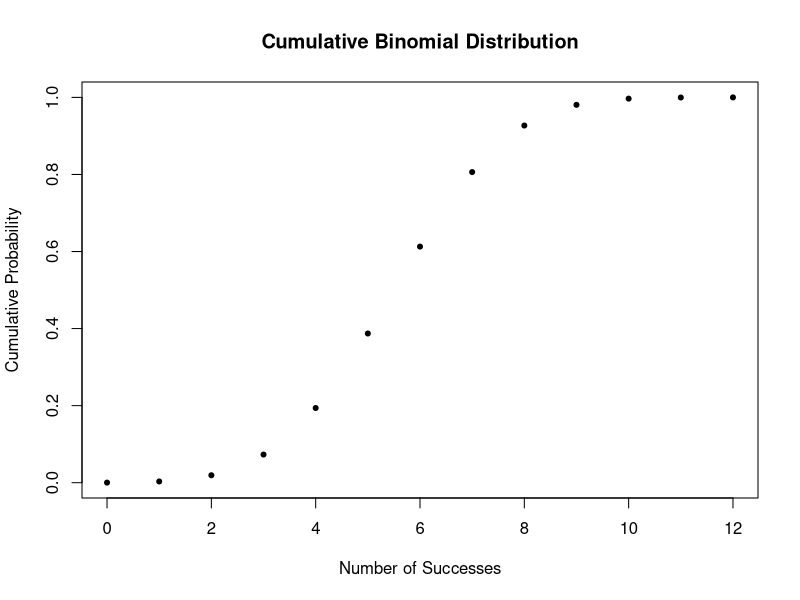
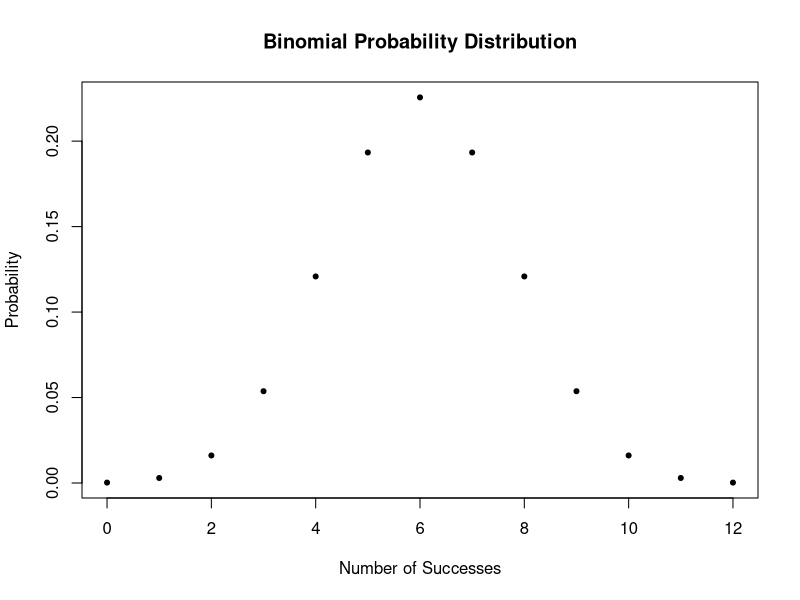
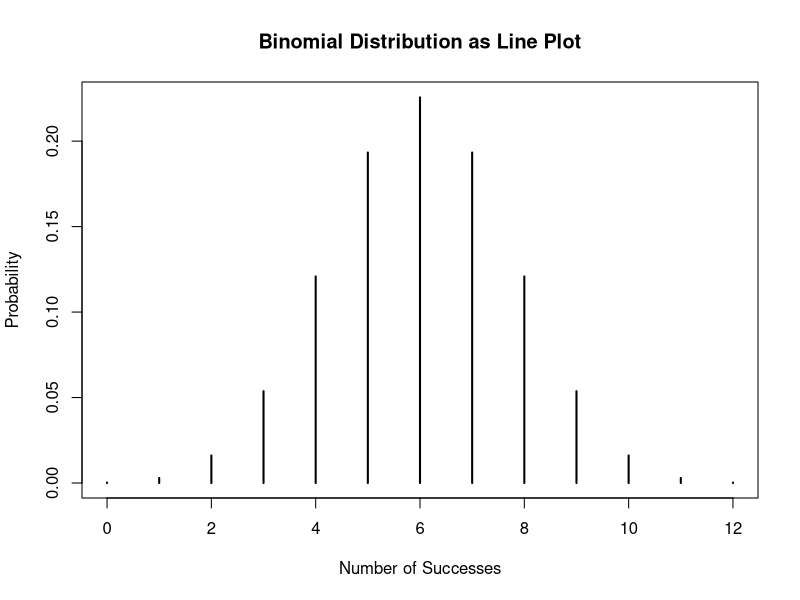
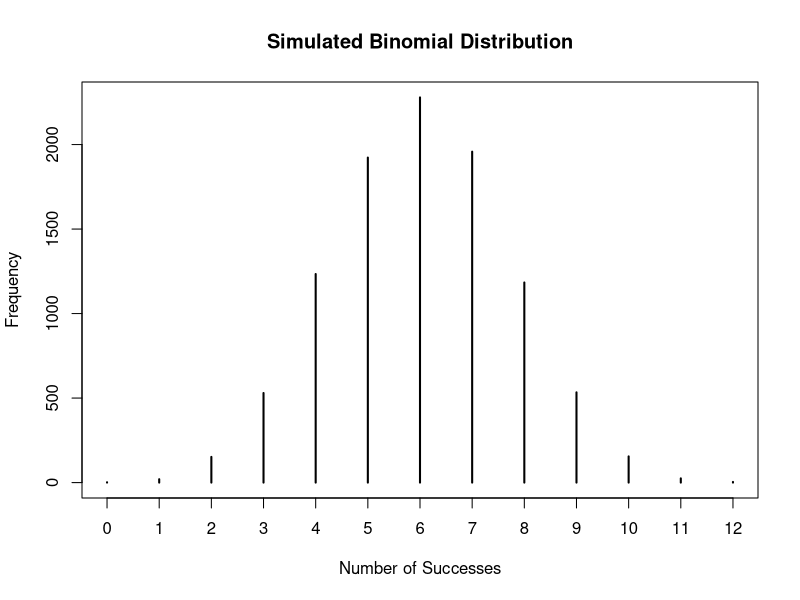

Here is the R script that generated these plots, in order:
# ===========================================================
# File: 02_binomial_distribution.R
# Repository: R-for-Biostatistics
# Author: Muskan Sharma
#
# Objective:
# Demonstrate the binomial distribution in R using
# pbinom(), qbinom(), dbinom(), and rbinom().
#
# Concepts Covered:
# 1. Cumulative probability
# 2. Quantiles
# 3. Exact probability
# 4. Random simulation
# 5. Binomial distribution plots
# ===========================================================


# -----------------------------------------------------------
# SECTION 1: Set binomial parameters
# -----------------------------------------------------------

# n = number of trials
# p = probability of success in each trial

n_trials <- 12
prob_success <- 0.5


# -----------------------------------------------------------
# SECTION 2: Cumulative probability using pbinom()
# -----------------------------------------------------------

# Question:
# What is the probability of getting at most 4 successes
# in 12 trials, when probability of success is 0.5?

x_successes <- 4

cumulative_probability <- pbinom(
  q = x_successes,
  size = n_trials,
  prob = prob_success
)

print("Probability of getting at most 4 successes:")
print(cumulative_probability)


# -----------------------------------------------------------
# SECTION 3: Quantile using qbinom()
# -----------------------------------------------------------

# Question:
# For cumulative probability 0.8,
# what is the corresponding number of successes?

given_probability <- 0.8

quantile_value <- qbinom(
  p = given_probability,
  size = n_trials,
  prob = prob_success
)

print("Number of successes corresponding to cumulative probability 0.8:")
print(quantile_value)


# -----------------------------------------------------------
# SECTION 4: Exact probability using dbinom()
# -----------------------------------------------------------

# Question:
# What is the probability of getting exactly 4 successes
# in 12 trials?

exact_probability <- dbinom(
  x = x_successes,
  size = n_trials,
  prob = prob_success
)

print("Probability of getting exactly 4 successes:")
print(exact_probability)


# -----------------------------------------------------------
# SECTION 5: Random values using rbinom()
# -----------------------------------------------------------

# Generate 10 random observations from Binomial(n = 12, p = 0.5)

random_values <- rbinom(
  n = 10,
  size = n_trials,
  prob = prob_success
)

print("Random binomial values:")
print(random_values)


# -----------------------------------------------------------
# SECTION 6: Plot cumulative binomial distribution
# -----------------------------------------------------------

x_values <- seq(0, n_trials)

cumulative_values <- pbinom(
  q = x_values,
  size = n_trials,
  prob = prob_success
)

print("Cumulative binomial probabilities:")
print(cumulative_values)

plot(
  x_values,
  cumulative_values,
  type = "p",
  pch = 20,
  main = "Cumulative Binomial Distribution",
  xlab = "Number of Successes",
  ylab = "Cumulative Probability"
)


# -----------------------------------------------------------
# SECTION 7: Plot binomial probability distribution
# -----------------------------------------------------------

probability_values <- dbinom(
  x = x_values,
  size = n_trials,
  prob = prob_success
)

print("Binomial probability values:")
print(probability_values)

plot(
  x_values,
  probability_values,
  type = "p",
  pch = 20,
  main = "Binomial Probability Distribution",
  xlab = "Number of Successes",
  ylab = "Probability"
)


# -----------------------------------------------------------
# SECTION 8: Plot binomial distribution as vertical lines
# -----------------------------------------------------------

plot(
  x_values,
  probability_values,
  type = "h",
  lwd = 2,
  main = "Binomial Distribution as Line Plot",
  xlab = "Number of Successes",
  ylab = "Probability"
)


# -----------------------------------------------------------
# SECTION 9: Simulate binomial distribution
# -----------------------------------------------------------

# Generate 10,000 observations from Binomial(n = 12, p = 0.5)

simulated_values <- rbinom(
  n = 10000,
  size = n_trials,
  prob = prob_success
)

frequency_table <- table(simulated_values)

print("Frequency table of simulated binomial values:")
print(frequency_table)

plot(
  frequency_table,
  main = "Simulated Binomial Distribution",
  xlab = "Number of Successes",
  ylab = "Frequency"
)


# -----------------------------------------------------------
# END OF SCRIPT
# -----------------------------------------------------------
